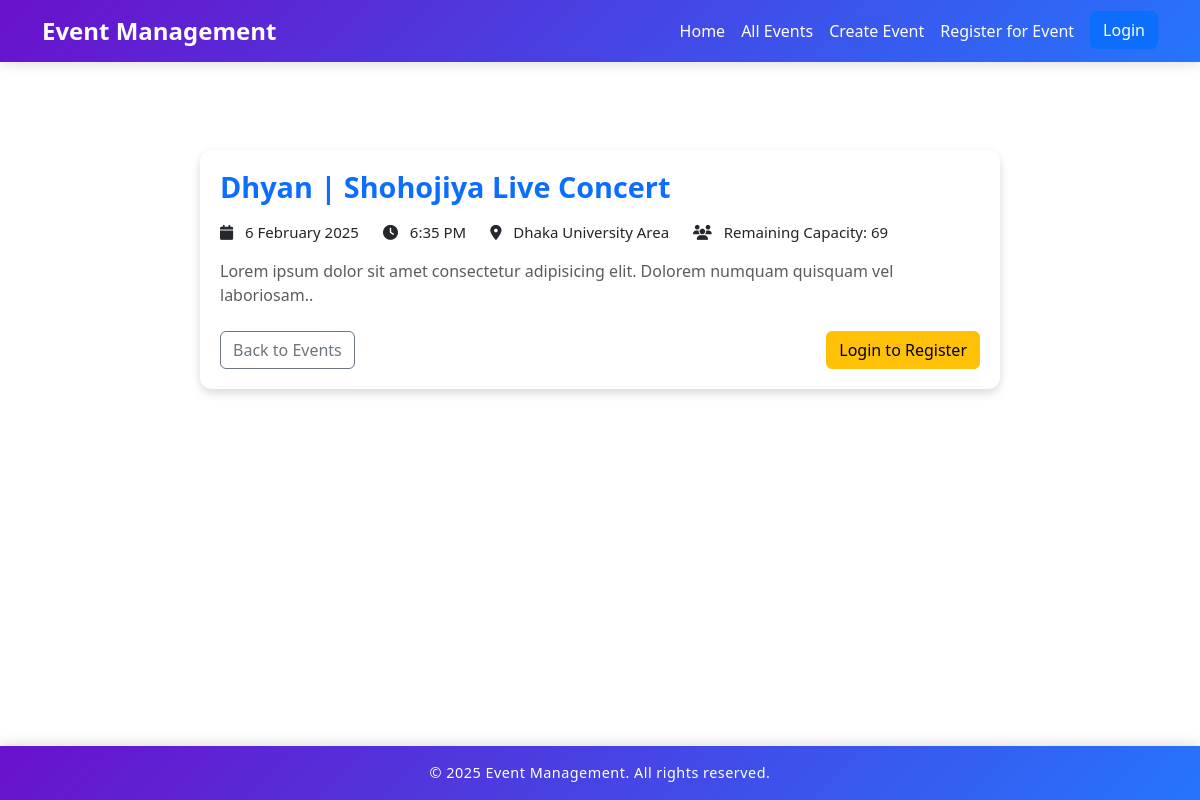
The page /event_details.php?id=2 on the database its author committed.
### tables this page shows
CREATE TABLE `events` (
  `id` int(11) NOT NULL,
  `name` varchar(255) NOT NULL,
  `description` text NOT NULL,
  `event_date` date NOT NULL,
  `event_time` time NOT NULL,
  `location` varchar(255) NOT NULL,
  `max_capacity` int(11) DEFAULT NULL,
  `created_by` int(11) NOT NULL,
  `created_at` timestamp NOT NULL DEFAULT current_timestamp(),
  `updated_at` timestamp NOT NULL DEFAULT current_timestamp() ON UPDATE current_timestamp()
);

### event_details.php (the view, shortened to what this page needs)
<?php
require_once 'db/db.php';
$event_id = (int) $_GET['id'];
$query = "SELECT e.*,
                 (e.max_capacity - (SELECT COUNT(*) FROM attendees WHERE event_id = e.id)) AS remaining_capacity
          FROM events e
          WHERE e.id = ?";
$stmt = $conn->prepare( $query );
$stmt->bind_param( "i", $event_id );
$stmt->execute();
$result = $stmt->get_result();
$event = $result->fetch_assoc();
?>
<!DOCTYPE html>
<html lang="en">
<head>
    <link href="https://cdn.jsdelivr.net/npm/bootstrap@5.3.0/dist/css/bootstrap.min.css" rel="stylesheet">
    <link rel="stylesheet" href="https://cdnjs.cloudflare.com/ajax/libs/font-awesome/6.4.2/css/all.min.css">
</head>
<body>
<?php include 'includes/header.php'; ?>
<div class="container my-5">
    <div class="event-container">
        <h2 class="event-header"><?=htmlspecialchars( $event['name'] );?></h2>
        <div class="event-icons d-flex flex-wrap align-items-center gap-4">
            <p class="mb-0"><i class="fa-solid fa-calendar"></i> <?=date( "j F Y", strtotime( $event['event_date'] ) );?></p>
            <p class="mb-0"><i class="fa-solid fa-clock"></i> <?=date( "g:i A", strtotime( $event['event_time'] ) );?></p>
            <p class="mb-0"><i class="fa-solid fa-map-marker-alt"></i> <?=htmlspecialchars( $event['location'] );?></p>
            <p class="mb-0"><i class="fa-solid fa-users"></i> Remaining Capacity: <?=max( 0, $event['remaining_capacity'] );?></p>
        </div>
        <p class="text-muted pt-3"><?=htmlspecialchars( $event['description'] );?></p>
        <div class="mt-4 d-flex justify-content-between">
            <a href="index.php" class="btn btn-outline-secondary btn-back">Back to Events</a>
            <?php if ( isset( $_SESSION['user_id'] ) ): ?>
                <?php if ( $event['remaining_capacity'] > 0 ): ?>
                    <form method="POST" action="register_attendee.php">
                        <input type="hidden" name="event_id" value="<?=$event_id;?>">
                        <button type="submit" class="btn btn-primary btn-register">Register Now</button>
                    </form>
                <?php else: ?>
                    <button class="btn btn-danger" disabled>Event Full</button>
                <?php endif; ?>
            <?php else: ?>
                <a href="login.php" class="btn btn-warning">Login to Register</a>
            <?php endif; ?>
        </div>
    </div>
</div>
<?php include 'includes/footer.php'; ?>
</body>
</html>

### assets/css/style.css (style rules this page uses)
.event-icons p { margin: 1; font-size: 15px; }
.event-icons i { margin-right: 8px; color: #25292d; }

### event_details.php (style rules this page uses)
body { background-color: #f8f9fa; }
.event-container { max-width: 800px; margin: 40px auto; background: white; padding: 20px; border-radius: 12px; box-shadow: 0 4px 10px rgba(0, 0, 0, 0.15); }
.event-header { font-size: 1.8rem; font-weight: bold; color: #0d6efd; }
.event-icons p { font-size: 1rem; margin: 8px 0; }
.event-icons i { color: #0d6efd; margin-right: 10px; }
.btn-back { background: #6c757d; color: #fff; border-radius: 8px; padding: 10px 20px; transition: background 0.3s; }

### rows shown on the page
events: name "Dhyan | Shohojiya Live Concert", event_date "6 February 2025", event_time "6:35 PM", location "Dhaka University Area", description "Lorem ipsum dolor sit amet consectetur adipisicing elit. Dolorem numquam quisquam vel laboriosam.."

### other values the page prints
max( 0, $event['remaining_capacity'] ) "69"
